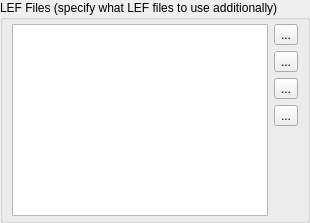
    <widget class="QGroupBox" name="groupBox_2">
     <property name="minimumSize">
      <size>
       <width>0</width>
       <height>0</height>
      </size>
     </property>
     <property name="title">
      <string>LEF Files (specify what LEF files to use additionally)</string>
     </property>
     <property name="flat">
      <bool>true</bool>
     </property>
     <layout class="QVBoxLayout">
      <property name="spacing">
       <number>6</number>
      </property>
      <property name="leftMargin">
       <number>9</number>
      </property>
      <property name="topMargin">
       <number>4</number>
      </property>
      <property name="rightMargin">
       <number>9</number>
      </property>
      <property name="bottomMargin">
       <number>4</number>
      </property>
      <item>
       <widget class="QFrame" name="lef_files_frame">
        <property name="sizePolicy">
         <sizepolicy hsizetype="Preferred" vsizetype="Fixed">
          <horstretch>0</horstretch>
          <verstretch>0</verstretch>
         </sizepolicy>
        </property>
        <property name="minimumSize">
         <size>
          <width>16</width>
          <height>120</height>
         </size>
        </property>
        <property name="maximumSize">
         <size>
          <width>16777215</width>
          <height>16777215</height>
         </size>
        </property>
        <property name="frameShape">
         <enum>QFrame::NoFrame</enum>
        </property>
        <property name="frameShadow">
         <enum>QFrame::Raised</enum>
        </property>
        <layout class="QGridLayout">
         <property name="leftMargin">
          <number>0</number>
         </property>
         <property name="topMargin">
          <number>0</number>
         </property>
         <property name="rightMargin">
          <number>0</number>
         </property>
         <property name="bottomMargin">
          <number>0</number>
         </property>
         <property name="spacing">
          <number>6</number>
         </property>
         <item row="1" column="1">
          <widget class="QToolButton" name="del_lef_files">
           <property name="toolTip">
            <string>Delete selected files</string>
           </property>
           <property name="text">
            <string>...</string>
           </property>
           <property name="icon">
            <iconset resource="../../../../lay/lay/layResources.qrc">
             <normaloff>:/clear.png</normaloff>:/clear.png</iconset>
           </property>
          </widget>
         </item>
         <item row="0" column="0" rowspan="5">
          <widget class="QListWidget" name="lef_files">
           <property name="sizePolicy">
            <sizepolicy hsizetype="Expanding" vsizetype="Expanding">
             <horstretch>0</horstretch>
             <verstretch>0</verstretch>
            </sizepolicy>
           </property>
           <property name="selectionMode">
            <enum>QAbstractItemView::ExtendedSelection</enum>
           </property>
          </widget>
         </item>
         <item row="3" column="1">
          <widget class="QToolButton" name="move_lef_files_down">
           <property name="toolTip">
            <string>Move selected files down</string>
           </property>
           <property name="text">
            <string>...</string>
           </property>
           <property name="icon">
            <iconset resource="../../../../lay/lay/layResources.qrc">
             <normaloff>:/down.png</normaloff>:/down.png</iconset>
           </property>
          </widget>
         </item>
         <item row="4" column="1">
          <spacer>
           <property name="orientation">
            <enum>Qt::Vertical</enum>
           </property>
           <property name="sizeHint" stdset="0">
            <size>
             <width>20</width>
             <height>0</height>
            </size>
           </property>
          </spacer>
         </item>
         <item row="0" column="1">
          <widget class="QToolButton" name="add_lef_file">
           <property name="toolTip">
            <string>Add LEF file</string>
           </property>
           <property name="text">
            <string>...</string>
           </property>
           <property name="icon">
            <iconset resource="../../../../lay/lay/layResources.qrc">
             <normaloff>:/add.png</normaloff>:/add.png</iconset>
           </property>
          </widget>
         </item>
         <item row="2" column="1">
          <widget class="QToolButton" name="move_lef_files_up">
           <property name="toolTip">
            <string>Move selected files up</string>
           </property>
           <property name="text">
            <string>...</string>
           </property>
           <property name="icon">
            <iconset resource="../../../../lay/lay/layResources.qrc">
             <normaloff>:/up.png</normaloff>:/up.png</iconset>
           </property>
          </widget>
         </item>
        </layout>
       </widget>
      </item>
     </layout>
    </widget>
